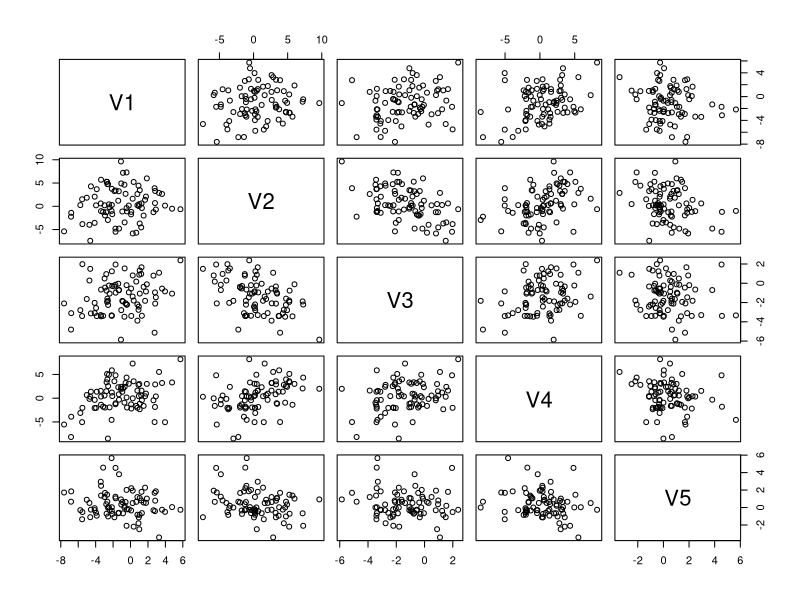

Write R code to recreate this figure.
## ---- chunk 1
library(tidyverse)
options(mc.cores = parallel::detectCores())

set.seed(605)

# Again, note that this code is just reproducing https://khakieconomics.github.io/2018/12/27/Ranked-random-coefficients-logit.html,
# although with a more real-world feeling number of respondents and
# and total choices. If this is taking uncomfortably long, feel free to scale
# down I, the results should reproduce just fine.

# Number of individuals
I <- 80
# Number of tasks per individual
Tasks <- 10
# Number of choices per task
J <- 5
# Dimension of covariate matrix
P <- 5
# Dimension of demographic matrix
P2 <- 6

# demographic matrix
W <- matrix(rnorm(I*P2), I, P2)
# Loading matrix
Gamma <- matrix(rnorm(P*P2), P, P2)

# Show W * t(Gamma) to make sure it looks right
W %*% t(Gamma)

# Correlation of decisionmaker random slopes
Omega <- cor(matrix(rnorm(P*(P+2)), P+2, P))

# Scale of decisionmaker random slopes
tau <- abs(rnorm(P, 0, .5))

# Covariance matrix of decisionmaker random slopes
Sigma <- diag(tau) %*% Omega %*% diag(tau)

# Centers of random slopes
beta <- rnorm(P)

# Individual slopes
beta_i <- MASS::mvrnorm(I, beta, Sigma) + W %*% t(Gamma)

# Again, quick plot to sanity check
plot(as.data.frame(beta_i))

# Create X -- let's make this a dummy matrix
X <- matrix(sample(0:1, Tasks*I*J*P, replace = T), Tasks*I*J, P)
# Each of the rows in this matrix correspond to a choice presented to a given individual
# in a given task

indexes <- crossing(individual = 1:I, task = 1:Tasks, option = 1:J) %>% 
  mutate(row = 1:n())

# Write a Gumbel random number generator using inverse CDF trick
rgumbel <- function(n, mu = 0, beta = 1) mu - beta * log(-log(runif(n)))
mean(rgumbel(1e6))

# This should be approximately equal to 0.577 -- the Euler–Mascheroni constant 

# Ok, now we need to simulate choices. Each person in each task compares each 
# choice according to X*beta_i + epsilon, where epsilon is gumbel distributed. 
# They return their rankings. 

ranked_options <- indexes %>% 
  group_by(individual, task) %>% 
  mutate(fixed_utility = as.numeric(X[row,] %*% as.numeric(beta_i[first(individual),])),
         plus_gumbel_error = fixed_utility + rgumbel(n()),
         rank = rank(-plus_gumbel_error),
         # We're going to use the order rather than the rank in the Stan part of the model
         order = order(rank),
         # And here we create a dummy vector for the best choice
         best_choice = as.numeric(1:n() == which.max(plus_gumbel_error)),
         worst_choice = as.numeric(1:n() == which.min(plus_gumbel_error))
  )


tt <- ranked_options %>% 
  group_by(individual, task) %>%
  summarise(start = min(row), 
            end = max(row)) %>% 
  ungroup %>%
  mutate(task_number = 1:n())
